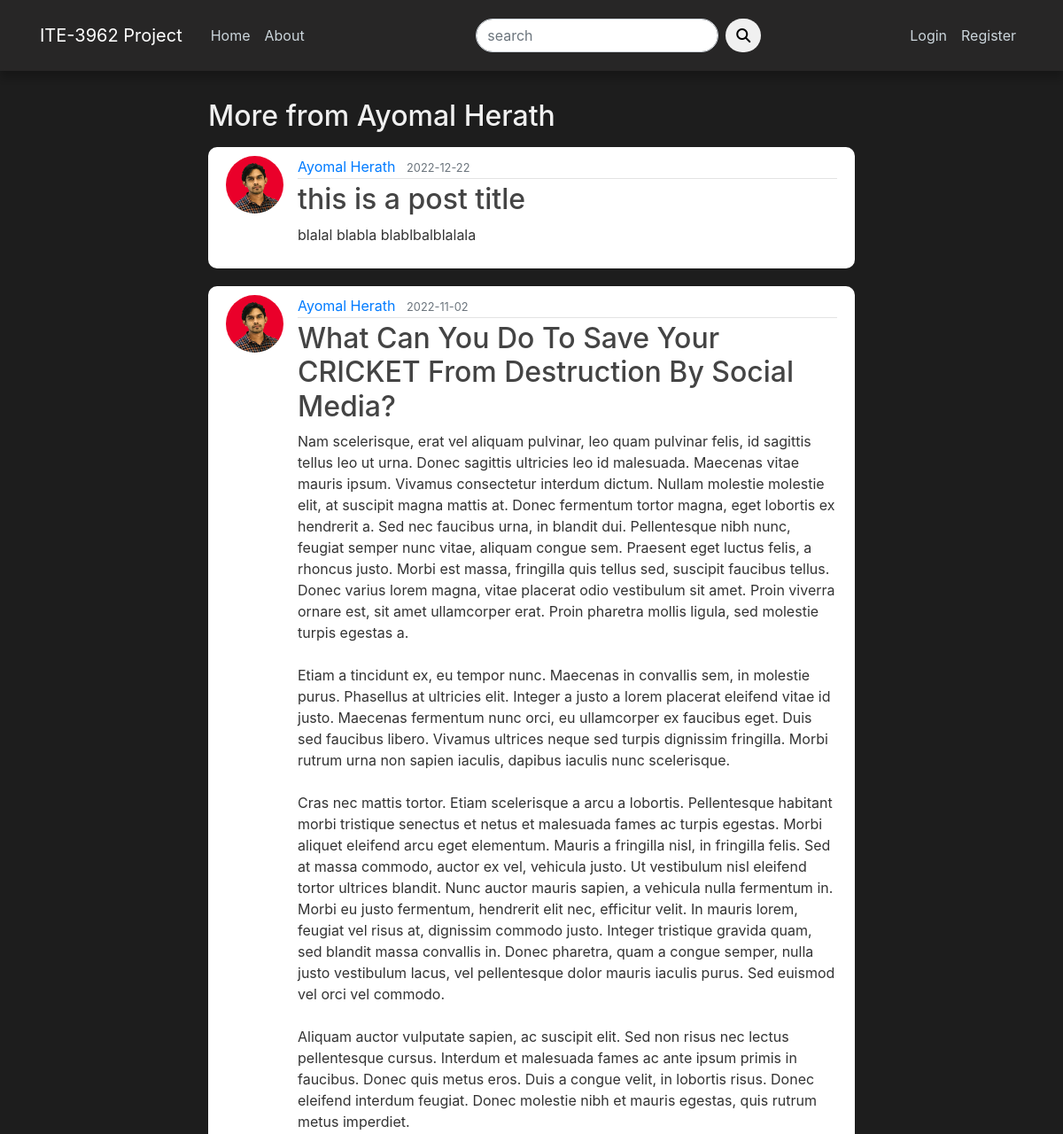
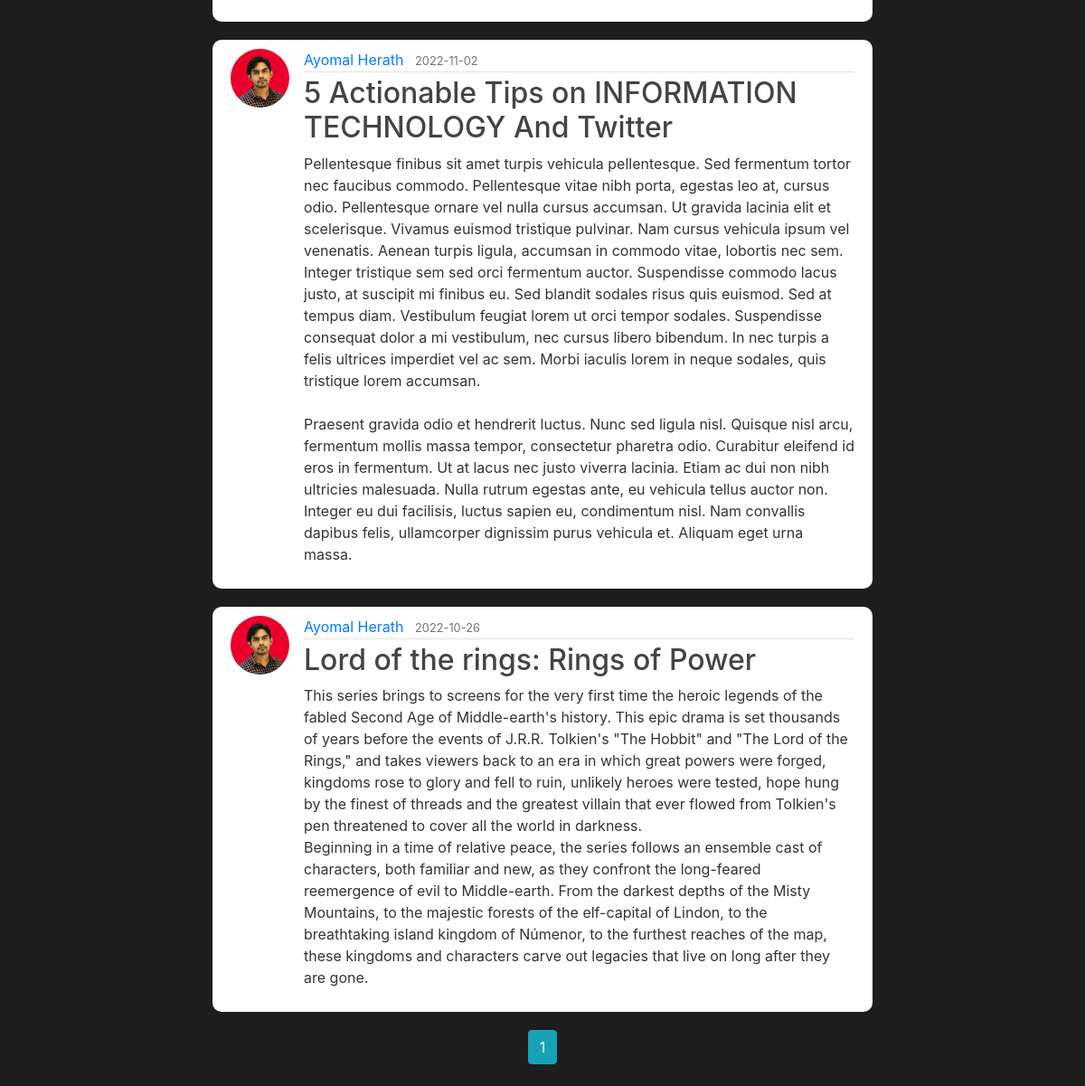
Page /user/Ayomal Herath on the committed database (2 pictures, top to bottom).
### blog/models.py (models this page shows, shortened)
class User(db.Model, UserMixin):
    id = db.Column(db.Integer, primary_key=True)
    username = db.Column(db.String(20), unique=True, nullable=False)
    email = db.Column(db.String(120), unique=True, nullable=False)
    image_file = db.Column(db.String(20), nullable=False, default='default.jpg')
    password = db.Column(db.String(60), nullable=False)
    posts = db.relationship('Post', backref='author', lazy=True) #posts attribute sets the relationship with the Post table(1 to many)
    comments = db.relationship('Comment', backref='author', lazy=True)
    is_admin = db.Column(db.Boolean, default=False)

class Post(db.Model):
    id = db.Column(db.Integer, primary_key=True)
    title = db.Column(db.String(100), nullable=False)
    date_posted = db.Column(db.DateTime, nullable=False, default=datetime.utcnow)
    content = db.Column(db.Text, nullable=False)
    post_image = db.Column(db.String(200), nullable=True)
    user_id = db.Column(db.Integer, db.ForeignKey('user.id'), nullable=False)
    comments = db.relationship('Comment', backref='post', lazy=True)

### blog/users/routes.py (the view)
@users.route("/user/<string:username>")
def user_posts(username):
    page = request.args.get('page', 1, type=int)
    user = User.query.filter_by(username=username).first_or_404()
    posts = Post.query.filter_by(author=user)\
        .order_by(Post.date_posted.desc())\
        .paginate(page=page, per_page=5)#pagination and post order
    return render_template('user_posts.html', posts=posts, user=user)

### blog/users/forms.py
class SearchForm(FlaskForm):
    searched = StringField('search', validators=[DataRequired()])
    submit = SubmitField('Submit')

### blog/users/routes.py (called while the page is built)
@app.context_processor
def home():
    form = SearchForm()
    return dict(form=form)

### blog/templates/user_posts.html (shortened to what this page needs)
{% extends "layout.html" %}
{% block content %}
    <h2 class="title mb-3">More from {{user.username}} </h2>
    {% for post in posts.items %}
        <article class="media content-section">
            <img src="{{ url_for('static', filename='profile_pics/' + post.author.image_file)}}" class="rounded-circle article-img" alt="">
            <div class="media-body">
            <div class="article-metadata">
                <a class="mr-2" href="{{url_for('users.user_posts', username=post.author.username )}}">{{ post.author.username }}</a>
                <small class="text-muted">{{ post.date_posted.strftime('%Y-%m-%d') }}</small>
            </div>
            <h2><a class="article-title" href="{{ url_for('posts.post', post_id=post.id)}}">{{ post.title }}</a></h2>
            <p class="article-content">{{ post.content }}</p>
            </div>
        </article>
    {% endfor %}
    <div class="pagi_btn text-center">
    {% for page_num in posts.iter_pages(left_edge=1, right_edge=1, left_current=1, right_current=2) %}
        {% if page_num %}
            {% if posts.page == page_num %}
                <a href="{{ url_for('users.user_posts', username=user.username, page=page_num )}}" class="btn btn-info mb-4">{{ page_num }}</a>
            {% else %}
                <a href="{{ url_for('users.user_posts', username=user.username, page=page_num )}}" class="btn btn-outline-info mb-4">{{ page_num }}</a>
            {% endif %}
        {% endif %}
    {% endfor %}
    </div>
{% endblock content %}

### blog/static/main.css (style rules this page uses)
body { background: #1d1d1d; color: #333333; margin-top: 7rem; }
h1, h2, h3, h4, h5, h6 { color: #444444; }
.title { color: #f0f0f0; }
.content-section { background: #ffffff; padding: 10px 20px; border-radius: 10px; margin-bottom: 20px; }
.article-title { color: #444444; }
.article-content { white-space: pre-line; }
.article-img { height: 65px; width: 65px; margin-right: 16px; }
.article-metadata { padding-bottom: 1px; margin-bottom: 4px; border-bottom: 1px solid #e3e3e3 }

### rows in the picture
User: username "Ayomal Herath"
Post: image_file (picture), author.username "Ayomal Herath", date_posted "2022-12-22", title "this is a post title", content "blalal blabla blablbalblalala"
Post: image_file (picture), author.username "Ayomal Herath", date_posted "2022-11-02", title "What Can You Do To Save Your CRICKET From Destruction By Social Media?", content "Nam scelerisque, erat vel aliquam pulvinar, leo quam pulvinar felis, id sagittis tellus leo ut urna. Donec sagittis ultricies leo id malesuada. Maecenas vitae mauris ipsum. Vivamus consectetur interdum dictum. Nullam molestie molestie elit, at suscipit magna mattis at. Donec fermentum tortor magna, eget lobortis ex hendrerit a. Sed nec faucibus urna, in blandit dui. Pellentesque nibh nunc, feugiat semper nunc vitae, aliquam congue sem. Praesent eget luctus felis, a rhoncus justo. Morbi est massa, fringilla quis tellus sed, suscipit faucibus tellus. Donec varius lorem magna, vitae placerat odio vestibulum sit amet. Proin viverra ornare est, sit amet ullamcorper erat. Proin pharetra mollis…"
Post: image_file (picture), author.username "Ayomal Herath", date_posted "2022-11-02", title "5 Actionable Tips on INFORMATION TECHNOLOGY And Twitter", content "Pellentesque finibus sit amet turpis vehicula pellentesque. Sed fermentum tortor nec faucibus commodo. Pellentesque vitae nibh porta, egestas leo at, cursus odio. Pellentesque ornare vel nulla cursus accumsan. Ut gravida lacinia elit et scelerisque. Vivamus euismod tristique pulvinar. Nam cursus vehicula ipsum vel venenatis. Aenean turpis ligula, accumsan in commodo vitae, lobortis nec sem. Integer tristique sem sed orci fermentum auctor. Suspendisse commodo lacus justo, at suscipit mi finibus eu. Sed blandit sodales risus quis euismod. Sed at tempus diam. Vestibulum feugiat lorem ut orci tempor sodales. Suspendisse consequat dolor a mi vestibulum, nec cursus libero bibendum. In nec turpis…"
Post: image_file (picture), author.username "Ayomal Herath", date_posted "2022-10-26", title "Lord of the rings: Rings of Power", content "This series brings to screens for the very first time the heroic legends of the fabled Second Age of Middle-earth's history. This epic drama is set thousands of years before the events of J.R.R. Tolkien's \"The Hobbit\" and \"The Lord of the Rings,\" and takes viewers back to an era in which great powers were forged, kingdoms rose to glory and fell to ruin, unlikely heroes were tested, hope hung by the finest of threads and the greatest villain that ever flowed from Tolkien's pen threatened to cover all the world in darkness. Beginning in a time of relative peace, the series follows an ensemble cast of characters, both familiar and new, as they confront the long-feared reemergence of evil to…"

### other values in the picture
{{ page_num }} "1"
